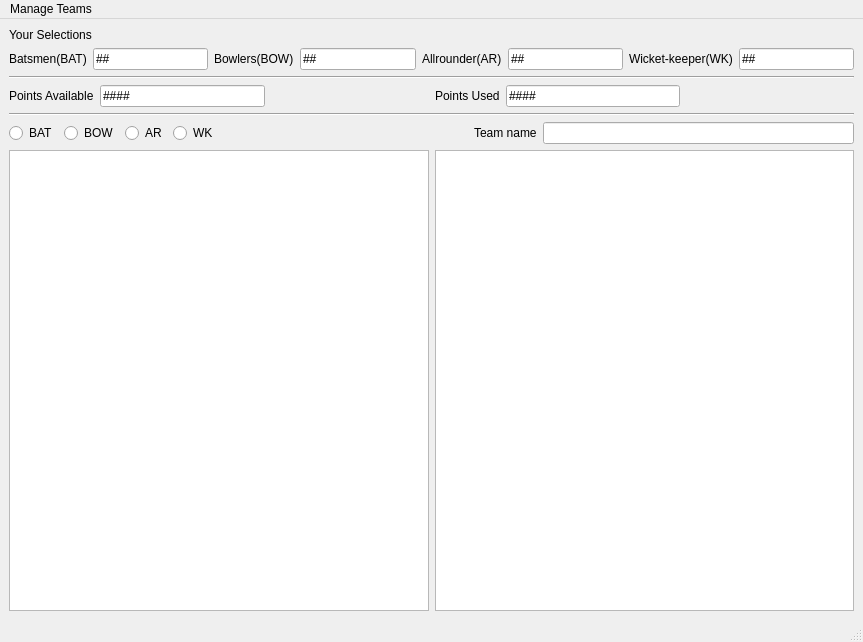
<?xml version="1.0" encoding="UTF-8"?>
<ui version="4.0">
 <class>MainWindow</class>
 <widget class="QMainWindow" name="MainWindow">
  <property name="geometry">
   <rect>
    <x>0</x>
    <y>0</y>
    <width>863</width>
    <height>642</height>
   </rect>
  </property>
  <property name="windowTitle">
   <string>MainWindow</string>
  </property>
  <widget class="QWidget" name="centralwidget">
   <layout class="QVBoxLayout" name="verticalLayout_3">
    <item>
     <layout class="QVBoxLayout" name="verticalLayout_2">
      <item>
       <widget class="QLabel" name="label_7">
        <property name="text">
         <string>Your Selections</string>
        </property>
       </widget>
      </item>
      <item>
       <layout class="QHBoxLayout" name="horizontalLayout_5">
        <item>
         <widget class="QLabel" name="label_3">
          <property name="text">
           <string>Batsmen(BAT)</string>
          </property>
         </widget>
        </item>
        <item>
         <widget class="QLineEdit" name="batno">
          <property name="text">
           <string>##</string>
          </property>
         </widget>
        </item>
        <item>
         <widget class="QLabel" name="label_bow">
          <property name="text">
           <string>Bowlers(BOW)</string>
          </property>
         </widget>
        </item>
        <item>
         <widget class="QLineEdit" name="bowno">
          <property name="text">
           <string>##</string>
          </property>
         </widget>
        </item>
        <item>
         <widget class="QLabel" name="labelar">
          <property name="text">
           <string>Allrounder(AR)</string>
          </property>
         </widget>
        </item>
        <item>
         <widget class="QLineEdit" name="arno">
          <property name="text">
           <string>##</string>
          </property>
         </widget>
        </item>
        <item>
         <widget class="QLabel" name="wknolabel">
          <property name="text">
           <string>Wicket-keeper(WK)</string>
          </property>
         </widget>
        </item>
        <item>
         <widget class="QLineEdit" name="wkno">
          <property name="text">
           <string>##</string>
          </property>
         </widget>
        </item>
       </layout>
      </item>
      <item>
       <widget class="Line" name="line">
        <property name="orientation">
         <enum>Qt::Horizontal</enum>
        </property>
       </widget>
      </item>
      <item>
       <layout class="QVBoxLayout" name="verticalLayout">
        <item>
         <layout class="QHBoxLayout" name="horizontalLayout_6">
          <item>
           <layout class="QHBoxLayout" name="horizontalLayout_2">
            <item>
             <widget class="QLabel" name="label">
              <property name="text">
               <string>Points Available</string>
              </property>
             </widget>
            </item>
            <item>
             <widget class="QLineEdit" name="pointsAvailable">
              <property name="text">
               <string>####</string>
              </property>
             </widget>
            </item>
            <item>
             <spacer name="horizontalSpacer_2">
              <property name="orientation">
               <enum>Qt::Horizontal</enum>
              </property>
              <property name="sizeHint" stdset="0">
               <size>
                <width>40</width>
                <height>20</height>
               </size>
              </property>
             </spacer>
            </item>
           </layout>
          </item>
          <item>
           <layout class="QHBoxLayout" name="horizontalLayout_3">
            <item>
             <widget class="QLabel" name="label_2">
              <property name="text">
               <string>Points Used</string>
              </property>
             </widget>
            </item>
            <item>
             <widget class="QLineEdit" name="pointsUsed">
              <property name="text">
               <string>####</string>
              </property>
             </widget>
            </item>
            <item>
             <spacer name="horizontalSpacer_3">
              <property name="orientation">
               <enum>Qt::Horizontal</enum>
              </property>
              <property name="sizeHint" stdset="0">
               <size>
                <width>40</width>
                <height>20</height>
               </size>
              </property>
             </spacer>
            </item>
           </layout>
          </item>
         </layout>
        </item>
        <item>
         <widget class="Line" name="line_2">
          <property name="orientation">
           <enum>Qt::Horizontal</enum>
          </property>
         </widget>
        </item>
        <item>
         <layout class="QHBoxLayout" name="horizontalLayout_4">
          <item>
           <widget class="QRadioButton" name="bat">
            <property name="text">
             <string>BAT</string>
            </property>
           </widget>
          </item>
          <item>
           <widget class="QRadioButton" name="bow">
            <property name="text">
             <string>BOW</string>
            </property>
           </widget>
          </item>
          <item>
           <widget class="QRadioButton" name="ar">
            <property name="text">
             <string>AR</string>
            </property>
           </widget>
          </item>
          <item>
           <widget class="QRadioButton" name="wk">
            <property name="text">
             <string>WK</string>
            </property>
           </widget>
          </item>
          <item>
           <spacer name="horizontalSpacer">
            <property name="orientation">
             <enum>Qt::Horizontal</enum>
            </property>
            <property name="sizeType">
             <enum>QSizePolicy::Fixed</enum>
            </property>
            <property name="sizeHint" stdset="0">
             <size>
              <width>250</width>
              <height>20</height>
             </size>
            </property>
           </spacer>
          </item>
          <item>
           <widget class="QLabel" name="label_4">
            <property name="text">
             <string>Team name</string>
            </property>
           </widget>
          </item>
          <item>
           <widget class="QLineEdit" name="teamNameShow"/>
          </item>
         </layout>
        </item>
        <item>
         <layout class="QHBoxLayout" name="horizontalLayout">
          <item>
           <widget class="QListWidget" name="playerlist1"/>
          </item>
          <item>
           <widget class="QListWidget" name="playerlist2"/>
          </item>
         </layout>
        </item>
       </layout>
      </item>
     </layout>
    </item>
   </layout>
  </widget>
  <widget class="QMenuBar" name="menubar">
   <property name="geometry">
    <rect>
     <x>0</x>
     <y>0</y>
     <width>863</width>
     <height>26</height>
    </rect>
   </property>
   <widget class="QMenu" name="menuManage_Teams">
    <property name="title">
     <string>Manage Teams</string>
    </property>
    <addaction name="actionNew_team"/>
    <addaction name="actionOpen_team"/>
    <addaction name="actionSave_team"/>
    <addaction name="actionEvaluate_team"/>
   </widget>
   <addaction name="menuManage_Teams"/>
  </widget>
  <widget class="QStatusBar" name="statusbar"/>
  <action name="actionNew_team">
   <property name="text">
    <string>New team</string>
   </property>
  </action>
  <action name="actionOpen_team">
   <property name="text">
    <string>Open team</string>
   </property>
  </action>
  <action name="actionSave_team">
   <property name="text">
    <string>Save team</string>
   </property>
  </action>
  <action name="actionEvaluate_team">
   <property name="text">
    <string>Evaluate team</string>
   </property>
  </action>
 </widget>
 <resources/>
 <connections/>
</ui>
